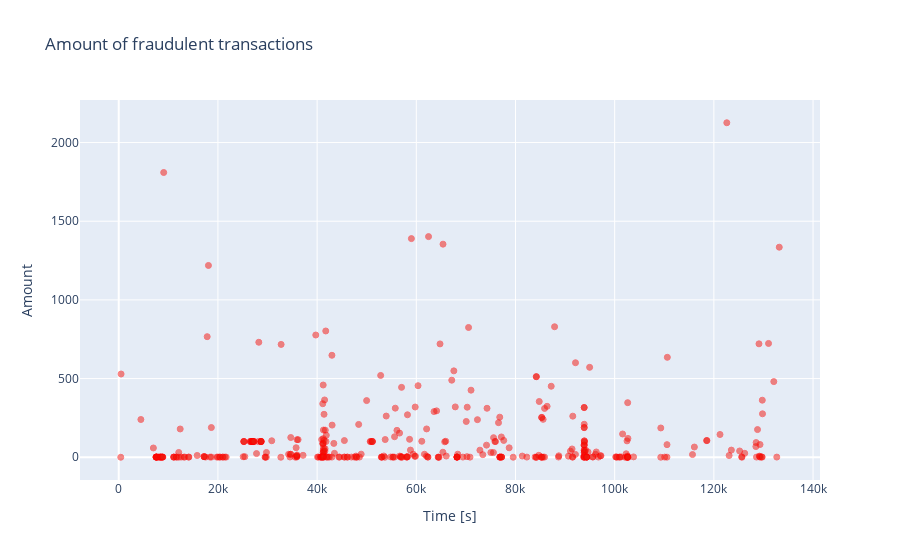

The cell this chart's notebook holds for it:
### Code cell
fraud = data_df.loc[data_df['Class'] == 1]

trace = go.Scatter(
    x = fraud['Time'],y = fraud['Amount'],
    name="Amount",
     marker=dict(
                color='rgb(238,23,11)',
                line=dict(
                    color='red',
                    width=1),
                opacity=0.5,
            ),
    text= fraud['Amount'],
    mode = "markers"
)
data = [trace]
layout = dict(title = 'Amount of fraudulent transactions',
          xaxis = dict(title = 'Time [s]', showticklabels=True),
          yaxis = dict(title = 'Amount'),
          hovermode='closest'
         )
fig = dict(data=data, layout=layout)
iplot(fig, filename='fraud-amount')

### Figure 1 — Plotly figure (JSON) as saved in the notebook; plotly's stock layout.template omitted (floating-point values rounded to 4 significant figures; data arrays with more than 128 entries replaced by an {"elided": "..."} marker saying what was removed)
{"data": [{"marker": {"color": "rgb(238,23,11)", "line": {"color": "red", "width": 1}, "opacity": 0.5}, "mode": "markers", "name": "Amount", "text": {"elided": "385 float values"}, "x": {"elided": "385 int values"}, "y": {"elided": "385 float values"}, "type": "scatter"}], "layout": {"hovermode": "closest", "title": {"text": "Amount of fraudulent transactions"}, "xaxis": {"showticklabels": true, "title": {"text": "Time [s]"}}, "yaxis": {"title": {"text": "Amount"}}}}
